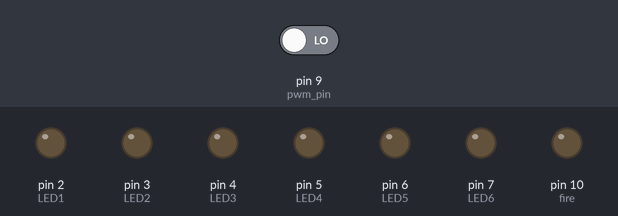
Simulated run of this sketch. Board: Arduino Uno, built with avr-gcc and run on an emulated ATmega328P. Shown: output pins drawn as LEDs (lit = HIGH). Inputs (shaded band) come from the test bench; at power-on: pin 9 (pwm_pin) LOW. What the sketch prints to the serial monitor is not drawn.

Above: at 0.1 s.
At 1.6 s:
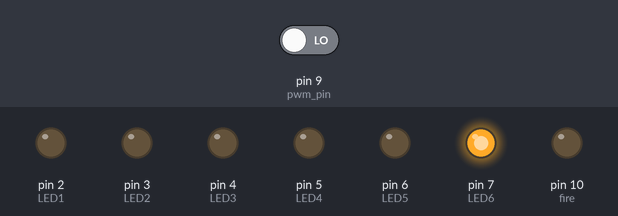
At 2.1 s:
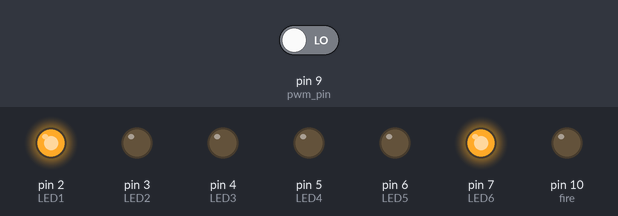
At 3.1 s:
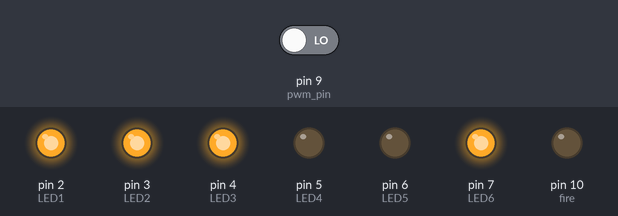
At 4.6 s:
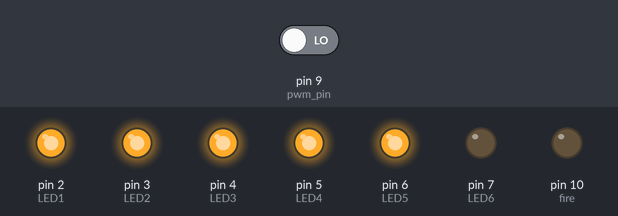
At 6.6 s:
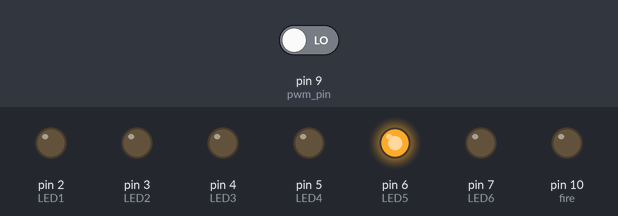
Timing chart, 0 to 8.5 s (numbered marks = the images above):
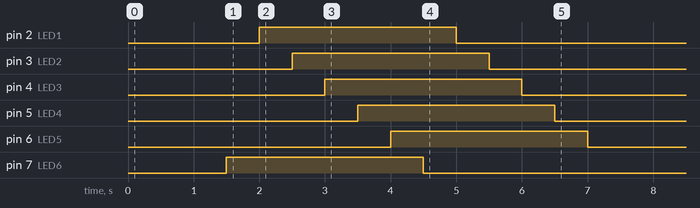

The sketch:

Drone_Fire-trigger_Light_for_HEXA.ino
```cpp
int pwm_pin = 9;
int pwm_recv;
int state = 0;
int fire = 10;
int i = 0;

//int leds[6] = {7, 2, 3, 4, 5, 6};
int LED1 = 2;
int LED2 = 3;
int LED3 = 4;
int LED4 = 5;
int LED5 = 6;
int LED6 = 7;
int fireCond = 0;

void setup() {
  Serial.begin(9600);
  pinMode(pwm_pin, INPUT);
  pinMode(fire, OUTPUT);
  pinMode(LED1, OUTPUT);
  pinMode(LED2, OUTPUT);
  pinMode(LED3, OUTPUT);
  pinMode(LED4, OUTPUT);
  pinMode(LED5, OUTPUT);
  pinMode(LED6, OUTPUT);
  delay(1500);
  digitalWrite(LED6, HIGH);
  delay(500);
  digitalWrite(LED1, HIGH);   // turn the LED on (HIGH is the voltage level)
  delay(500);                 // wait for a second
  digitalWrite(LED2, HIGH);   // turn the LED off by making the voltage LOW
  delay(500);                 // wait for a second
  digitalWrite(LED3, HIGH);
  delay(500);
  digitalWrite(LED4, HIGH);
  delay(500);
  digitalWrite(LED5, HIGH);
  delay(500);
  digitalWrite(LED6, LOW);
  delay(500);
  digitalWrite(LED1, LOW);    // turn the LED on (HIGH is the voltage level)
  delay(500);                 // wait for a second
  digitalWrite(LED2, LOW);    // turn the LED off by making the voltage LOW
  delay(500);                 // wait for a second
  digitalWrite(LED3, LOW);
  delay(500);
  digitalWrite(LED4, LOW);
  delay(500);
  digitalWrite(LED5, LOW);
  delay(500);
}

void dronemode1() {
  digitalWrite(LED1, HIGH);
  digitalWrite(LED2, HIGH);
  digitalWrite(LED3, HIGH);
  digitalWrite(LED4, HIGH);
  digitalWrite(LED5, HIGH);
  digitalWrite(LED6, HIGH);
  digitalWrite(fire, LOW);
}
void dronemode3() {
  digitalWrite(LED1, HIGH);
  digitalWrite(LED2, HIGH);
  digitalWrite(LED3, HIGH);
  digitalWrite(LED4, HIGH);
  digitalWrite(LED5, HIGH);
  digitalWrite(LED6, HIGH);
  delay(100);
  digitalWrite(LED1, LOW);
  digitalWrite(LED2, LOW);
  digitalWrite(LED3, LOW);
  digitalWrite(LED4, LOW);
  digitalWrite(LED5, LOW);
  digitalWrite(LED6, LOW);
}

void dronemode2() {
  digitalWrite(fire, HIGH);
  delay(2000);
  fireCond = 1;
}
void loop() {
  Serial.print("pulse");
  Serial.println(pwm_recv);
  delay(100);
  pwm_recv = pulseIn(pwm_pin, HIGH);

  if (pwm_recv > 1100 && pwm_recv < 1200) {
    dronemode1();
    fireCond = 0;
    Serial.print("In Middle");
  }
   else if (pwm_recv >= 1300 && pwm_recv < 1650) {
      dronemode3();
      //(fireCond == 0)
    }
  else if (pwm_recv >= 1700 && pwm_recv < 2000) {
    if (fireCond == 0) {
      dronemode2();
    }
    else {
      dronemode1();
    }
  }
  else {
    digitalWrite(fire, LOW);
    digitalWrite(LED1, LOW);
    digitalWrite(LED2, LOW);
    digitalWrite(LED3, LOW);
    digitalWrite(LED4, LOW);
    digitalWrite(LED5, LOW);
    digitalWrite(LED6, LOW);
    digitalWrite(fire, LOW);
  }
}
```
